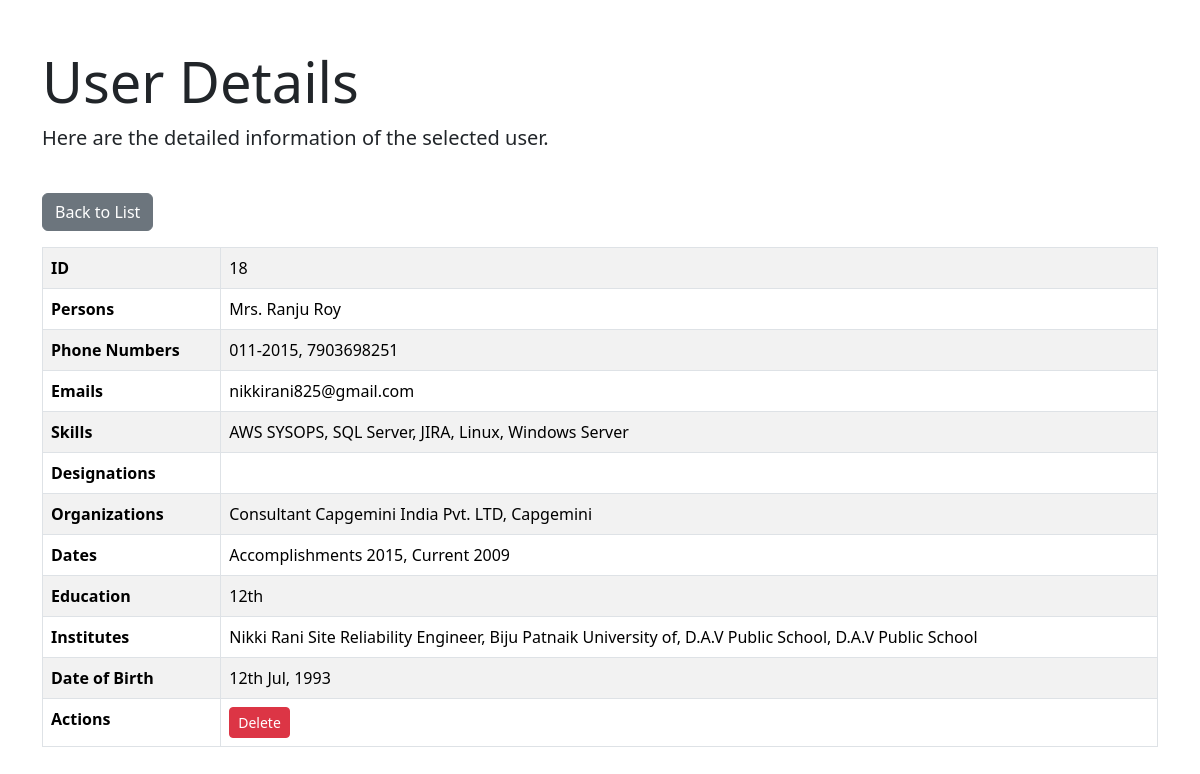
Page /app1/home/18 (signed in) on the committed database.
### app1/models.py (models this page shows, shortened)
class Entity(models.Model):
    persons = models.JSONField(default=list)  # Store list of persons (names)
    phone_numbers = models.JSONField(default=list)  # Store phone numbers
    emails = models.JSONField(default=list)  # Store emails
    skills = models.JSONField(default=list)  # Store skills
    designations = models.JSONField(default=list)  # Store job titles
    organizations = models.JSONField(default=list)  # Store organizations
    dates = models.JSONField(default=list)  # Store various dates
    educations = models.JSONField(default=list)  # Store education qualifications
    institutes = models.JSONField(default=list)  # Store institutions
    date_of_birth = models.JSONField(default=list)  # Store dates of birth

### app1/views.py (the view)
# urls.py: path('home/<int:entity_id>', user_details, name='user_details'),
def user_details(request, entity_id):
    entity = get_object_or_404(Entity, id=entity_id)
    if request.method == 'POST':
        id = request.POST.get('delete')
        a = Entity.objects.get(id = id)
        a.delete()
        return redirect('home')
    return render(request, 'user_details.html', {'entity': entity})

### app1/templates/user_details.html (shortened to what this page needs)
{% extends 'base.html' %}
{% block content %}
{%if user.is_authenticated%}
<div class="container mt-5">
    <div class="row mb-4">
        <div class="col-12">
            <h1 class="display-4">User Details</h1>
            <p class="lead">Here are the detailed information of the selected user.</p>
        </div>
    </div>
    <div class="row mb-3">
        <div class="col-12">
            <a href="{% url 'home' %}" class="btn btn-secondary">Back to List</a>
        </div>
    </div>
    <div class="row">
        <div class="col-12">
            <table class="table table-bordered table-striped">
                <tr>
                    <th>ID</th>
                    <td>{{ entity.id }}</td>
                </tr>
                <tr>
                    <th>Persons</th>
                    <td>{{ entity.persons|join:', ' }}</td>
                </tr>
                <tr>
                    <th>Phone Numbers</th>
                    <td>{{ entity.phone_numbers|join:', ' }}</td>
                </tr>
                <tr>
                    <th>Emails</th>
                    <td>{{ entity.emails|join:', ' }}</td>
                </tr>
                <tr>
                    <th>Skills</th>
                    <td>{{ entity.skills|join:', ' }}</td>
                </tr>
                <tr>
                    <th>Designations</th>
                    <td>{{ entity.designations|join:', ' }}</td>
                </tr>
                <tr>
                    <th>Organizations</th>
                    <td>{{ entity.organizations|join:', ' }}</td>
                </tr>
                <tr>
                    <th>Dates</th>
                    <td>{{ entity.dates|join:', ' }}</td>
                </tr>
                <tr>
                    <th>Education</th>
                    <td>{{ entity.educations|join:', ' }}</td>
                </tr>
                <tr>
                    <th>Institutes</th>
                    <td>{{ entity.institutes|join:', ' }}</td>
                </tr>
                <tr>
                    <th>Date of Birth</th>
                    <td>{{ entity.date_of_birth|join:', ' }}</td>
                </tr>
                <tr>
                    <th>Actions</th>
                    <td>
                        <form action="/app1/home/{{ entity.id }}" method="POST" style="display:inline;">
                            <button type="submit" class="btn btn-danger btn-sm">Delete</button>
                        </form>
                    </td>
                </tr>
            </table>
        </div>
    </div>
</div>
{%endif%}
{% endblock %}

### rows in the picture
Entity: id "18", persons "Mrs. Ranju Roy", phone_numbers "011-2015, 7903698251", emails "nikkirani825@gmail.com", skills "AWS SYSOPS, SQL Server, JIRA, Linux, Windows Server", organizations "Consultant Capgemini India Pvt. LTD, Capgemini", dates "Accomplishments 2015, Current 2009", educations "12th", institutes "Nikki Rani Site Reliability Engineer, Biju Patnaik University of, D.A.V Public School, D.A.V Public School", date_of_birth "12th Jul, 1993"
